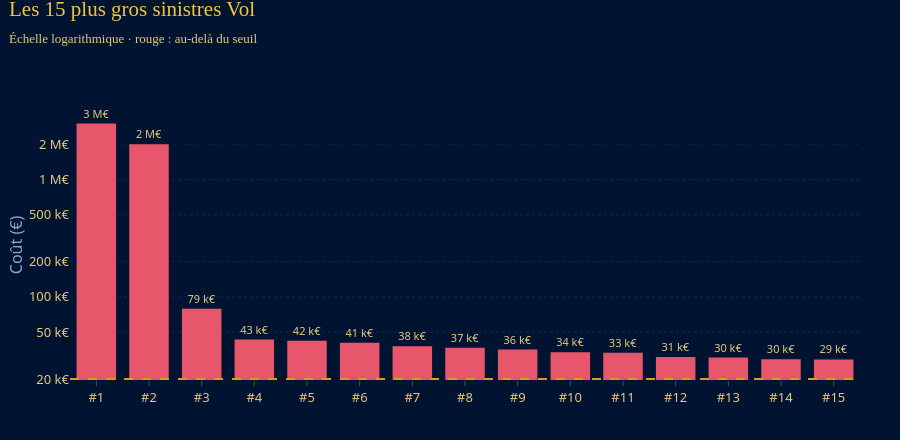
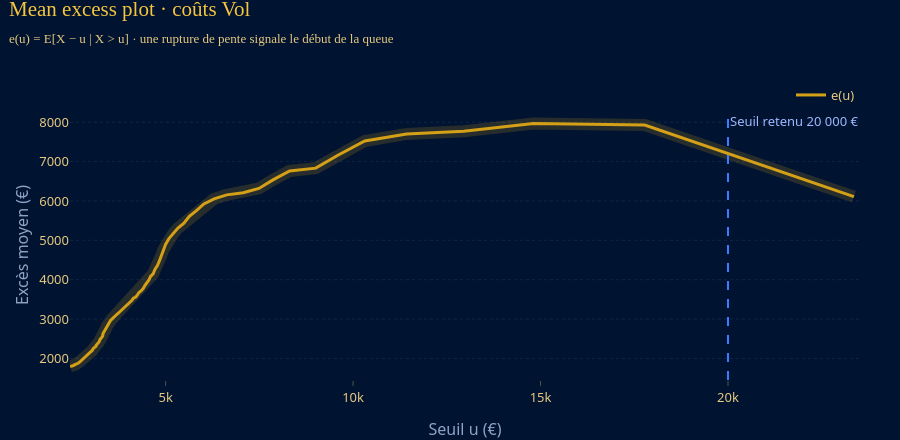

Write notebook code for charts like these, in order.
### Markdown cell above
<h3 style="color:#F5C542; font-family:'Playfair Display',Georgia,serif; border-bottom:2px solid #D4A017; padding-bottom:6px;">Question 1 · Évaluer la sinistralité extrême</h3>

### Code cell
cu = couts_unitaires(bd2, "Vol")
print(cu.describe(percentiles=[.5, .99, .995, .999]).apply("{:,.0f}".format))
print(f"Part de la charge Vol portée par les 2 sinistres injectés : {5e6 / bd2['Cout_Vol'].sum():.1%}")
GR.top_sinistres(cu, 15, 20_000).show()
s, me = mean_excess(cu[cu < 1e6])
GR.mean_excess(s, me, 20_000).show()

### Figure 1 — Plotly figure (JSON) as saved in the notebook; plotly's stock layout.template omitted (floating-point values rounded to 4 significant figures)
{"data": [{"hovertemplate": "%{x}<br>%{y:,.0f} €<extra></extra>", "marker": {"color": ["#E8566C", "#E8566C", "#E8566C", "#E8566C", "#E8566C", "#E8566C", "#E8566C", "#E8566C", "#E8566C", "#E8566C", "#E8566C", "#E8566C", "#E8566C", "#E8566C", "#E8566C"]}, "text": ["3 M€", "2 M€", "79 k€", "43 k€", "42 k€", "41 k€", "38 k€", "37 k€", "36 k€", "34 k€", "33 k€", "31 k€", "30 k€", "30 k€", "29 k€"], "textfont": {"color": "#E7C980", "size": 11}, "textposition": "outside", "type": "bar", "x": ["#1", "#2", "#3", "#4", "#5", "#6", "#7", "#8", "#9", "#10", "#11", "#12", "#13", "#14", "#15"], "y": [3000000.0, 2000000.0, 79420.0, 43380.0, 42370.0, 40620.0, 38040.0, 36940.0, 35590.0, 33780.0, 33460.0, 30770.0, 30480.0, 29500.0, 29380.0]}], "layout": {"annotations": [{"font": {"color": "#D4A017"}, "showarrow": false, "text": "Seuil 20 000 €", "x": 1, "xanchor": "right", "xref": "x domain", "y": 20000, "yanchor": "bottom", "yref": "y"}], "height": 440, "shapes": [{"line": {"color": "#D4A017", "dash": "dash"}, "type": "line", "x0": 0, "x1": 1, "xref": "x domain", "y0": 20000, "y1": 20000, "yref": "y"}], "showlegend": false, "title": {"text": "Les 15 plus gros sinistres Vol<br><span style='font-size:13px;color:#E7C980;font-family:Montserrat, 'Segoe UI', Helvetica, Arial, sans-serif'>Échelle logarithmique · rouge : au-delà du seuil</span>"}, "xaxis": {"type": "category"}, "yaxis": {"ticktext": ["20 k€", "50 k€", "100 k€", "200 k€", "500 k€", "1 M€", "2 M€", "5 M€"], "tickvals": [20000.0, 50000.0, 100000.0, 200000.0, 500000.0, 1000000.0, 2000000.0, 5000000.0], "title": {"text": "Coût (€)"}, "type": "log"}}}

### Figure 2 — Plotly figure (JSON) as saved in the notebook; plotly's stock layout.template omitted (floating-point values rounded to 4 significant figures; data arrays with more than 128 entries replaced by an {"elided": "..."} marker saying what was removed)
{"data": [{"hoverinfo": "skip", "line": {"color": "#D4A017", "shape": "linear", "width": 12}, "mode": "lines", "opacity": 0.18, "showlegend": false, "type": "scatter", "x": {"elided": "149 float values"}, "y": {"elided": "149 float values"}}, {"hovertemplate": "Seuil %{x:,.0f} €<br>Excès moyen : %{y:,.0f} €<extra></extra>", "line": {"color": "#D4A017", "width": 3}, "mode": "lines", "name": "e(u)", "type": "scatter", "x": {"elided": "149 float values"}, "y": {"elided": "149 float values"}}], "layout": {"annotations": [{"font": {"color": "#9FB8FF"}, "showarrow": false, "text": "Seuil retenu 20 000 €", "x": 20000, "xanchor": "left", "xref": "x", "y": 1, "yanchor": "top", "yref": "y domain"}], "height": 440, "shapes": [{"line": {"color": "#3D7BFF", "dash": "dash", "width": 2}, "type": "line", "x0": 20000, "x1": 20000, "xref": "x", "y0": 0, "y1": 1, "yref": "y domain"}], "title": {"text": "Mean excess plot · coûts Vol<br><span style='font-size:13px;color:#E7C980;font-family:Montserrat, 'Segoe UI', Helvetica, Arial, sans-serif'>e(u) = E[X − u | X > u] · une rupture de pente signale le début de la queue</span>"}, "xaxis": {"title": {"text": "Seuil u (€)"}}, "yaxis": {"title": {"text": "Excès moyen (€)"}}}}
